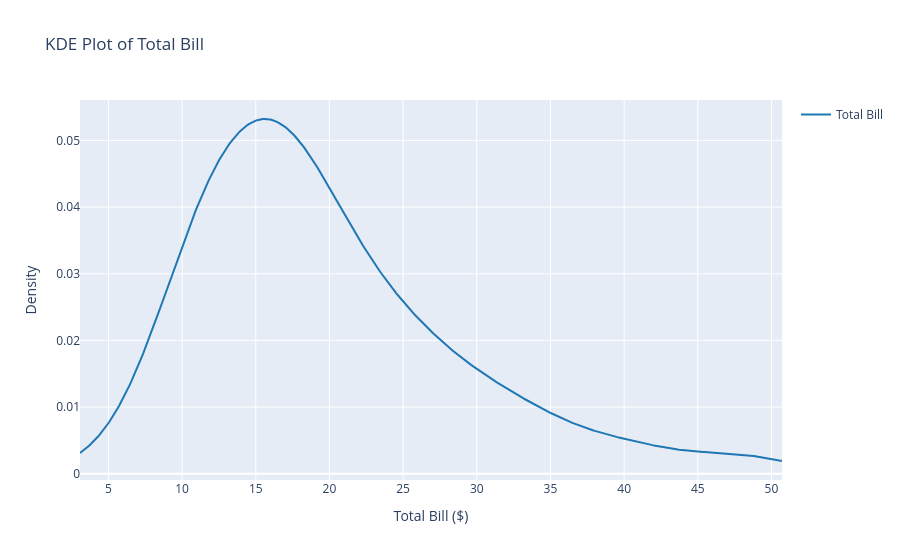

Source (notebook cell):
### Markdown cell above
#### Plotly

### Code cell
import plotly.figure_factory as ff

fig = ff.create_distplot(
    [tips["total_bill"]],
    group_labels=["Total Bill"],
    show_hist=False,
    show_rug=False
)

fig.update_layout(
    title="KDE Plot of Total Bill",
    xaxis_title="Total Bill ($)",
    yaxis_title="Density"
)

fig.show()

### Figure 1 — Plotly figure (JSON) as saved in the notebook; plotly's stock layout.template omitted (floating-point values rounded to 4 significant figures; data arrays with more than 128 entries replaced by an {"elided": "..."} marker saying what was removed)
{"data": [{"legendgroup": "Total Bill", "marker": {"color": "rgb(31, 119, 180)"}, "mode": "lines", "name": "Total Bill", "showlegend": true, "type": "scatter", "x": {"elided": "500 float values"}, "xaxis": "x", "y": {"elided": "500 float values"}, "yaxis": "y"}], "layout": {"barmode": "overlay", "hovermode": "closest", "legend": {"traceorder": "reversed"}, "title": {"text": "KDE Plot of Total Bill"}, "xaxis": {"anchor": "y2", "domain": [0, 1], "title": {"text": "Total Bill ($)"}, "zeroline": false}, "yaxis": {"anchor": "free", "domain": [0, 1], "position": 0, "title": {"text": "Density"}}}}
